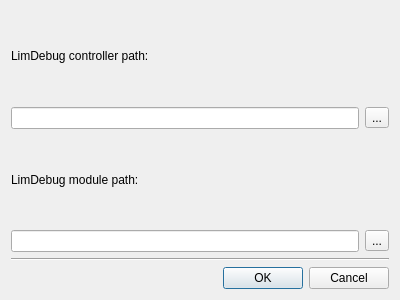
<?xml version="1.0" encoding="UTF-8"?>
<ui version="4.0">
 <class>DebuggerForm</class>
 <widget class="QDialog" name="DebuggerForm">
  <property name="geometry">
   <rect>
    <x>0</x>
    <y>0</y>
    <width>400</width>
    <height>300</height>
   </rect>
  </property>
  <property name="windowTitle">
   <string>Dialog</string>
  </property>
  <layout class="QVBoxLayout" name="verticalLayout_3">
   <item>
    <layout class="QVBoxLayout" name="verticalLayout">
     <item>
      <widget class="QLabel" name="controllerLabel">
       <property name="text">
        <string>LimDebug controller path:</string>
       </property>
       <property name="buddy">
        <cstring>controllerPathEdit</cstring>
       </property>
      </widget>
     </item>
     <item>
      <layout class="QHBoxLayout" name="horizontalLayout_2">
       <item>
        <widget class="QLineEdit" name="controllerPathEdit"/>
       </item>
       <item>
        <widget class="QToolButton" name="controllerPathButton">
         <property name="text">
          <string>...</string>
         </property>
        </widget>
       </item>
      </layout>
     </item>
    </layout>
   </item>
   <item>
    <layout class="QVBoxLayout" name="verticalLayout_2">
     <item>
      <widget class="QLabel" name="limdebugLabel">
       <property name="text">
        <string>LimDebug module path:</string>
       </property>
       <property name="buddy">
        <cstring>limdebugPathEdit</cstring>
       </property>
      </widget>
     </item>
     <item>
      <layout class="QHBoxLayout" name="horizontalLayout">
       <item>
        <widget class="QLineEdit" name="limdebugPathEdit"/>
       </item>
       <item>
        <widget class="QToolButton" name="limdebugPathButton">
         <property name="text">
          <string>...</string>
         </property>
        </widget>
       </item>
      </layout>
     </item>
    </layout>
   </item>
   <item>
    <widget class="Line" name="line">
     <property name="orientation">
      <enum>Qt::Horizontal</enum>
     </property>
    </widget>
   </item>
   <item>
    <widget class="QDialogButtonBox" name="buttonBox">
     <property name="orientation">
      <enum>Qt::Horizontal</enum>
     </property>
     <property name="standardButtons">
      <set>QDialogButtonBox::Cancel|QDialogButtonBox::Ok</set>
     </property>
    </widget>
   </item>
  </layout>
 </widget>
 <tabstops>
  <tabstop>controllerPathEdit</tabstop>
  <tabstop>limdebugPathEdit</tabstop>
  <tabstop>buttonBox</tabstop>
 </tabstops>
 <resources/>
 <connections>
  <connection>
   <sender>buttonBox</sender>
   <signal>accepted()</signal>
   <receiver>DebuggerForm</receiver>
   <slot>accept()</slot>
   <hints>
    <hint type="sourcelabel">
     <x>227</x>
     <y>280</y>
    </hint>
    <hint type="destinationlabel">
     <x>157</x>
     <y>274</y>
    </hint>
   </hints>
  </connection>
  <connection>
   <sender>buttonBox</sender>
   <signal>rejected()</signal>
   <receiver>DebuggerForm</receiver>
   <slot>reject()</slot>
   <hints>
    <hint type="sourcelabel">
     <x>295</x>
     <y>286</y>
    </hint>
    <hint type="destinationlabel">
     <x>286</x>
     <y>274</y>
    </hint>
   </hints>
  </connection>
 </connections>
</ui>
